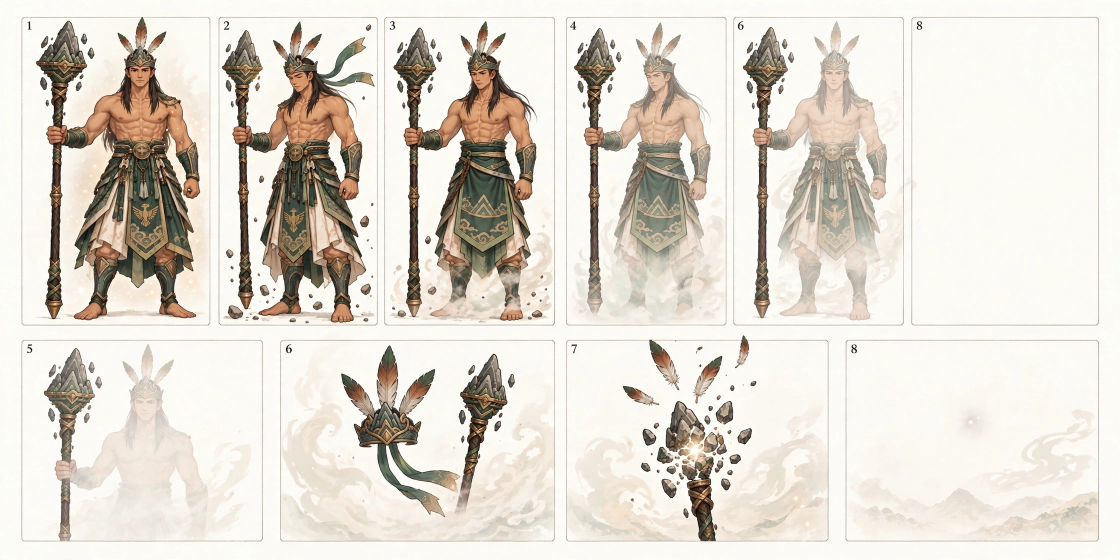
#> input picture assets/20261019-2010-guardian-son-tinh-exit-v1/raw/media-generation-son-tinh-exit-contact-sheet-0-c6c9ddde-946a-4684-8d7d-65a3eb9f2fbe.webp, 2240 x 1120 px (shown at 1/2 size)
$ python extract_exit.py
#> lines starting #> are read from the running program, lines starting #| are printed output that depends on the picture; after the words box and inside, x2 and y2 are one past the last pixel; in counts of white or black regions, pixels touching at a corner belong together
#!/usr/bin/env python3
"""Extract 8 exit-sequence frames from the contact sheet.

Layout is NOT a uniform grid: top row has 6 cells (we use first 4),
bottom row has 4 cells. Cell rects detected numerically from vertical
white gutter bands present at all scanlines. Digits in cell top-left
corners are masked out before segmentation. Mist is recovered with true
alpha un-keying (same method as the summon job). One shared scale for
all frames; F1-F5 feet-anchored, F6-F8 vertically centered (fragments).
"""
import numpy as np, hashlib, os
from PIL import Image
from scipy import ndimage

SRC = os.path.join(os.path.dirname(os.path.abspath(__file__)),
                   "media-generation-son-tinh-exit-contact-sheet-0-c6c9ddde-946a-4684-8d7d-65a3eb9f2fbe.webp")
OUT = os.path.dirname(os.path.dirname(os.path.abspath(__file__)))
PAD = 24            # extra_padding_px from request
CELL = 256
CONTENT = CELL - 2 * PAD
BG_TOL = 45

# (x0, x1_exclusive) per cell; top-row cells A..D, bottom-row cells A..D
TOP_X = [(43, 421), (437, 756), (768, 1111), (1132, 1453)]
BOT_X = [(43, 562), (576, 1111), (1132, 1657), (1691, 2198)]
ROWS = [(34, 651), (679, 1083)]  # (y0, y1_exclusive)

FRAMES = []  # (row, col) for F1..F8
FRAMES += [(0, c) for c in range(4)]
FRAMES += [(1, c) for c in range(4)]
CELL_X = [TOP_X, BOT_X]

im = Image.open(SRC).convert("RGB")
#> im is the input picture: PIL image 2240x1120 RGB; mean R, G, B 225, 218.7, 208.9
a = np.asarray(im).astype(np.float32)
print("source:", im.size, "sha256:", hashlib.sha256(open(SRC, "rb").read()).hexdigest())
#| source: (2240, 1120) sha256: 4bc19be1cf0fc6204e4cff862aabfe6ef9548736e0236831f4ebcdfda30efa4e

frames_raw = []
for f, (r, c) in enumerate(FRAMES):
    x0, x1 = CELL_X[r][c]
    y0, y1 = ROWS[r]
    cw, ch = x1 - x0, y1 - y0
    cell = a[y0:y1, x0:x1]

    # bg from corners
    m, inset = 24, 16
    corners = np.vstack([
        a[y0+inset:y0+inset+m, x0+inset:x0+inset+m].reshape(-1, 3),
        a[y0+inset:y0+inset+m, x1-inset-m:x1-inset].reshape(-1, 3),
        a[y1-inset-m:y1-inset, x0+inset:x0+inset+m].reshape(-1, 3),
        a[y1-inset-m:y1-inset, x1-inset-m:x1-inset].reshape(-1, 3),
    ])
    bg = np.median(corners, axis=0)

    # digit mask: dark components inside the top-left corner box only
    lum = cell.mean(axis=2)
    dbox = np.zeros_like(lum, bool)
    dbox[4:62, 4:48] = True
    cand = (lum < 140) & dbox
    dlbl, dn = ndimage.label(cand)
    digit_mask = np.zeros_like(lum, bool)
    if dn:
        sizes = ndimage.sum(cand, dlbl, range(1, dn + 1))
        big = int(np.argmax(sizes)) + 1
        if sizes[big - 1] < 2000:
            digit_mask = dlbl == big
            print(f"F{f+1}: masked digit ({int(sizes[big-1])}px)")

    dcell = np.sqrt(((cell - bg) ** 2).sum(axis=2))
    low = (dcell < BG_TOL) | digit_mask
    seed = np.zeros_like(low, bool)
    seed[0, :] = seed[-1, :] = seed[:, 0] = seed[:, -1] = True
    seed &= low
    background = ndimage.binary_propagation(seed, mask=low)
    fg = ~background

    wlbl, wn = ndimage.label(fg)
    sizes = ndimage.sum(fg, wlbl, range(wn + 1))
    keep = sizes >= 200
    keep[0] = False
    sel = keep[wlbl].astype(bool)
    n_comp = int(keep.sum())
    print(f"F{f+1}: fg components n={n_comp}", end=" ")

    sat = cell.max(axis=2) - cell.min(axis=2)
    bg_lum = float(bg.mean())
    halo = ndimage.binary_dilation(sel, iterations=12) if sel.any() else np.zeros_like(sel)
    mist_zone = halo & (lum > bg_lum + 8) & (sat < 25) & (dcell < 130)
    if not mist_zone.any():
        # mist-only fallback (F8): any faint neutral haze not connected to border
        mist_zone = (lum > bg_lum + 6) & (sat < 25) & (dcell < 130) & ~background
        mist_zone &= ndimage.binary_dilation(ndimage.binary_erosion(mist_zone, iterations=3), iterations=3)
    a_mist = np.clip((lum - bg_lum) / (255 - bg_lum), 0, 1).astype(np.float32)
    a_mist[a_mist < 0.04] = 0
    a3 = a_mist[..., None]
    fg_rgb = np.clip((cell - (1 - a3) * bg) / np.maximum(a3, 1e-3), 0, 255)
    out_rgb = np.where(mist_zone[..., None], fg_rgb, cell)

    if sel.any():
        d_in = ndimage.distance_transform_edt(sel)
        subj_alpha = np.clip((d_in - 1.0) / 1.5 + 0.5, 0, 1).astype(np.float32)
        subj_alpha[~sel] = 0
    else:
        subj_alpha = np.zeros_like(a_mist)
    alpha = np.maximum(subj_alpha, np.where(mist_zone, a_mist, 0).astype(np.float32))
    rgba = np.dstack([out_rgb, alpha * 255]).astype(np.uint8)

    vis = alpha > 0.03
    touches = False
    if vis.any():
        ys, xs = np.nonzero(vis)
        x0w, x1w = max(0, xs.min() - PAD), min(cw, xs.max() + PAD)
        y0w, y1w = max(0, ys.min() - PAD), min(ch, ys.max() + PAD)
        crop = rgba[y0w:y1w, x0w:x1w]
        touches = bool(vis[:, 0].any() or vis[:, -1].any() or vis[0, :].any() or vis[-1, :].any())
        bw, bh = int(xs.max() - xs.min()), int(ys.max() - ys.min())
        print(f"content {bw}x{bh}px edge_touch={touches} vis={int(vis.sum())}")
    else:
        crop = rgba  # whole cell, mist only
        bw = bh = 0
        print("NO fg content -> full-cell mist frame")
    frames_raw.append({"idx": f, "rgba": Image.fromarray(crop, "RGBA"),
                       "bw": bw, "bh": bh, "touches_edge": touches,
                       "vis": int(vis.sum())})
#> this loop made 8 passes
#> (bg, dn, big, wn, n_comp, bg_lum) on passes 1, 2, 3, 4, 5, 8: ([252, 251, 244], 3, 3, 1, 1, 249), ([251, 250, 243], 4, 2, 1, 1, 248), ([251, 250, 243], 4, 3, 1, 1, 248), ([250, 248, 240], 8, 1, 1, 1, 246), ([252, 250, 246], 1, 1, 2, 2, 249.3), ([251, 250, 243], 1, 1, 1, 1, 248)
#> (bg, dn, big, wn, n_comp, bg_lum, x1w) on passes 6 to 7: ([252, 250, 244], 2, 2, 246, 14, 248.7, 535), ([249, 245, 234], 1, 1, 165, 20, 242.7, 525)
#> (printed output is left out)
#> pass 1, `cand = (lum < 140) & dbox`:
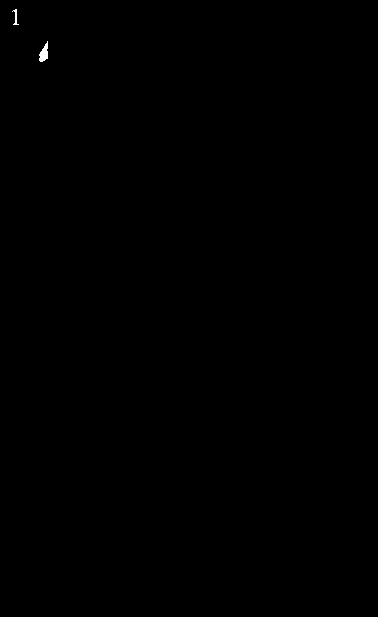
#> cand: shape (617, 378) bool; 0.07% white; 2 white regions, box (x1, y1, x2, y2) and area: (39, 41, 48, 62) 115, (12, 9, 19, 25) 41
#> after the loop: cand: shape (404, 507) bool; 0.04% white in thin lines or dots, all inside (x1, y1, x2, y2) = (12, 10, 23, 27)
#> after the loop:
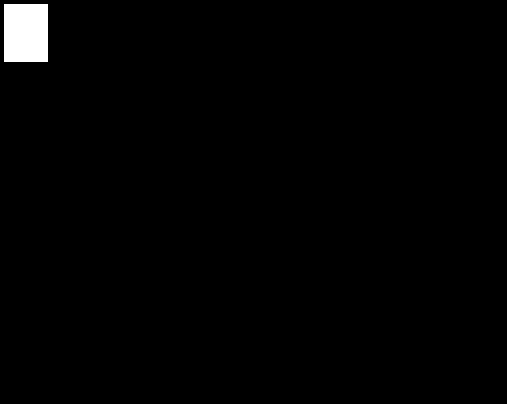
#> dbox: shape (404, 507) bool; 1.2% white; 1 white region, box (x1, y1, x2, y2) and area: (4, 4, 48, 62) 2552
#> after the loop:
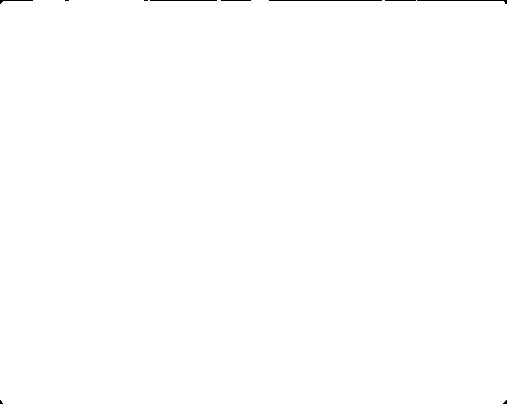
#> fg: shape (404, 507) bool; 99.8% white; black in thin lines or dots
#> after the loop: mist_zone: shape (404, 507) bool; every value is 0
#> after the loop: seed: shape (404, 507) bool; 0.19% white in thin lines or dots
#> after the loop, frames_raw = 8 items

# shared scale from full-body frames F1..F4 (idx 0..3)
heights = [fr["bh"] for fr in frames_raw[:4]]
#> heights = [616, 616, 616, 616]
med_h = float(np.median(heights))
#> med_h = 616
s = CONTENT / med_h
#> s = 0.338
print("F1..F4 heights:", heights, "median:", round(med_h, 1), "scale:", round(s, 4))
#| F1..F4 heights: [616, 616, 616, 616] median: 616.0 scale: 0.3377

cells_out = []
for fr in frames_raw:
    imf = fr["rgba"]
    nw = max(1, int(round(imf.width * s)))
    nh = max(1, int(round(imf.height * s)))
    rs = imf.resize((nw, nh), Image.LANCZOS)
    canvas = Image.new("RGBA", (CELL, CELL), (0, 0, 0, 0))
    x = (CELL - nw) // 2
    y = CELL - PAD - nh if fr["idx"] <= 4 else (CELL - nh) // 2
    assert nw <= CELL and nh <= CELL, f"F{fr['idx']+1} overflow {nw}x{nh}"
    canvas.paste(rs, (x, y), rs)
    cells_out.append(canvas)
    print(f"F{fr['idx']+1}: placed {nw}x{nh} at ({x},{y})")
#> this loop made 8 passes
#> (nw, nh, x, y) on passes 1 to 8: (128, 208, 64, 24), (108, 208, 74, 24), (116, 208, 70, 24), (108, 208, 74, 24), (175, 136, 40, 96), (181, 136, 37, 60), (177, 136, 39, 60), (171, 136, 42, 60)
#| F1: placed 128x208 at (64,24)
#| F2: placed 108x208 at (74,24)
#| F3: placed 116x208 at (70,24)
#| F4: placed 108x208 at (74,24)
#| F5: placed 175x136 at (40,96)
#| F6: placed 181x136 at (37,60)
#| F7: placed 177x136 at (39,60)
#| F8: placed 171x136 at (42,60)
#> pass 1, `rs = imf.resize((nw, nh), Image.LANCZOS)`:
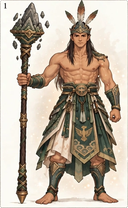
#> rs: PIL image 128x208 RGBA; mean R, G, B, A 190.2, 177.1, 161.9, 254.9; transparent parts drawn white
#> after the loop:
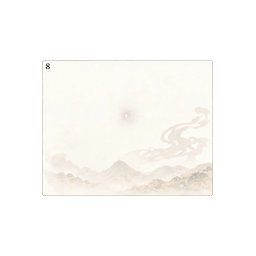
#> canvas: PIL image 256x256 RGBA; mean R, G, B, A 87.6, 86.2, 83.5, 90.1; transparent parts drawn white
#> after the loop, cells_out = 8 items

os.makedirs(OUT + "/frames", exist_ok=True)
for i, cell_im in enumerate(cells_out):
    cell_im.save(f"{OUT}/frames/frame_{i:02d}.png")
#> this loop made 8 passes

MC = 512
master = Image.new("RGBA", (MC * 8, MC), (0, 0, 0, 0))
#> master: PIL image 4096x512 RGBA; every value is 0
for i, cell_im in enumerate(cells_out):
    big = cell_im.resize((MC, MC), Image.LANCZOS)
    master.paste(big, (i * MC, 0), big)
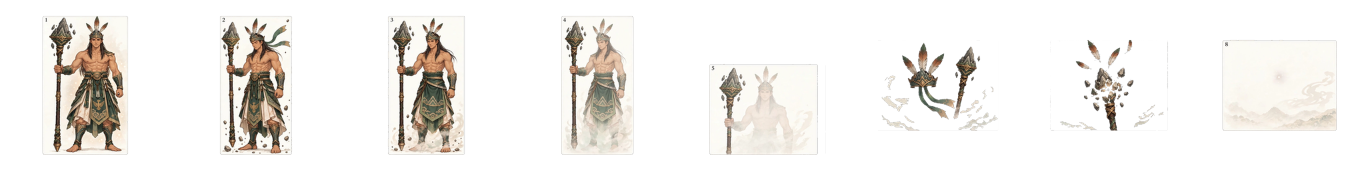
#> master: PIL image 4096x512 RGBA (shown at 1/3 size); mean R, G, B, A 58.8, 56.2, 52.9, 71.6; transparent parts drawn white
master.save(OUT + "/master_sheet_rgba.png")

rgbs = [c.convert("RGB") for c in cells_out]
#> rgbs = 8 items
rgbs[0].save(OUT + "/preview.gif", save_all=True, append_images=rgbs[1:],
             duration=83, loop=0)
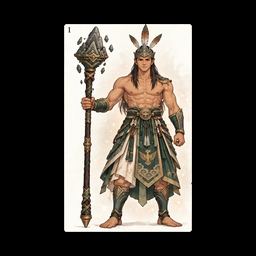
#> saved as preview.gif: PIL image 256x256 RGB; mean R, G, B 77.3, 71.9, 65.8

print("--- files ---")
paths = ["master_sheet_rgba.png", "preview.gif"] + \
        [f"frames/frame_{i:02d}.png" for i in range(8)]
#> paths = ['master_sheet_rgba.png', 'preview.gif', 'frames/frame_00.png', 'frames/frame_01.png', 'frames/frame_02.png', 'frames/frame_03.png', 'frames/frame_04.png', 'frames/frame_05.png', 'frames/frame_06.png', 'frames/frame_07.png']
for p in paths:
    print(p, os.path.getsize(OUT + "/" + p))
#> this loop made 10 passes
#> p on passes 1 to 10: 'master_sheet_rgba.png', 'preview.gif', 'frames/frame_00.png', 'frames/frame_01.png', 'frames/frame_02.png', 'frames/frame_03.png', 'frames/frame_04.png', 'frames/frame_05.png', 'frames/frame_06.png', 'frames/frame_07.png'
#| master_sheet_rgba.png 1025256
#| preview.gif 160286
#| frames/frame_00.png 60956
#| frames/frame_01.png 54818
#| frames/frame_02.png 53720
#| frames/frame_03.png 45392
#| frames/frame_04.png 33668
#| frames/frame_05.png 32725
#> (further printed lines are left out)
with open(OUT + "/master_sheet_rgba.png", "rb") as fh:
    print("master sha256:", hashlib.sha256(fh.read()).hexdigest())
